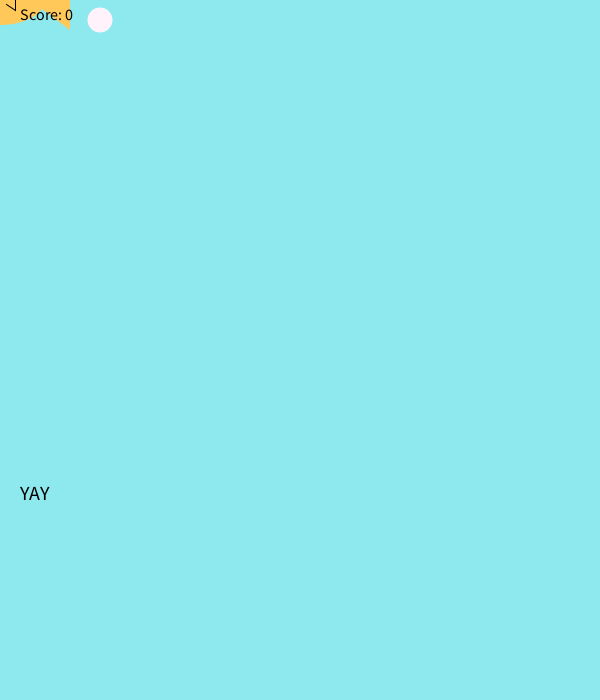
Frame 1 (no input)
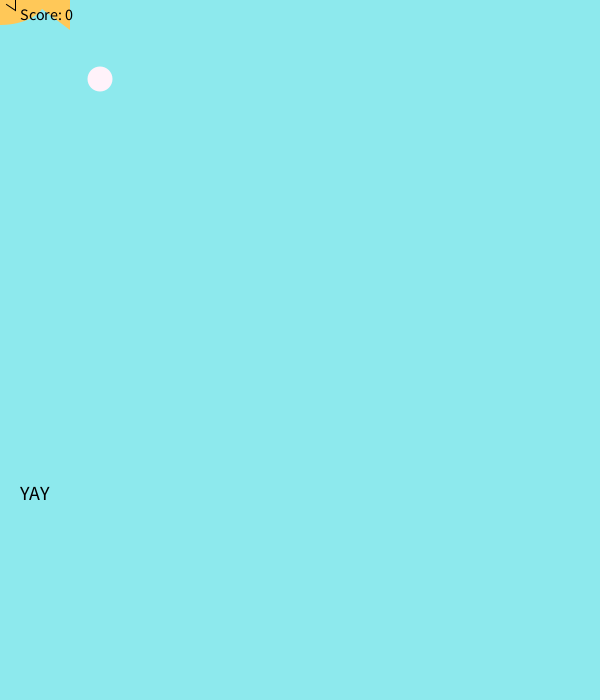
Frame 60 (the mouse pressed at the canvas centre just before this capture)
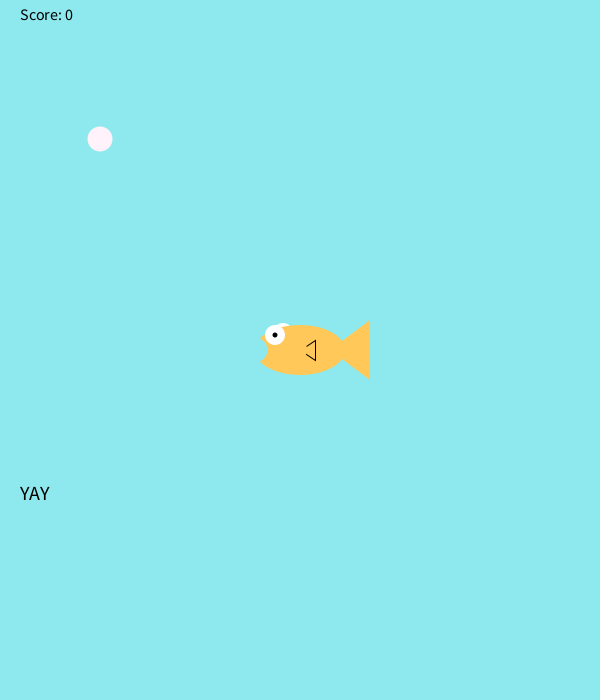
Frame 120 (the mouse held since frame 60 and released just before this capture)

The Processing sketch that drew these frames (run headless with seeded random() and noise(); from frame 60 on, the mouse is pressed at the canvas centre):

// Processing sketch: Fishy_game
// ── Fishy_game.pde
int foodX = 100;
int foodY = 20;
int foodYeet = 1;
int score=0;
  
  void setup(){
    size(600,700);
  }
  void draw(){
    background(141,233,237);
    fill(255 , 242 , 250 );
    noStroke();
    ellipse(foodX, foodY,  25, 25 );
    foodY+=foodYeet;
    if (foodY > 700){
      foodYeet++;
    foodY = 0;
    foodX = (int) random(width-20);}
    drawFish();
    checkCatch(foodX, foodY);
  fill(0, 0, 0);

textSize(16);
text("Score: " + score, 20, 20);
textSize(20); //if it’s not big enough
text( "YAY", 20, 500);


  }
void drawFish(){
     noStroke();
     fill(255,255,255);
     ellipse(mouseX-17,mouseY-17,20,20); //back side eye
     fill(255,200,88);
     ellipse(mouseX,mouseY,90,50); //body
     triangle(mouseX+30,mouseY,mouseX+70,mouseY+30,mouseX+70,mouseY-30); //tail
     stroke(0);
     triangle(mouseX,mouseY,mouseX+15,mouseY+10,mouseX+15,mouseY-10); //side fin
     noStroke();
     fill(255,200,88);
     ellipse(mouseX,mouseY,15,15); //side fin cover
     noStroke();
     fill(255,255,255);
     ellipse(mouseX-25,mouseY-15,20,20); //front eye
     fill(0,0,0);
     ellipse(mouseX-25,mouseY-15,5,5); //pupil
     fill(141,233,237);
     ellipse(mouseX-45,mouseY,25,25); //mouth
}
void checkCatch(int x, int y){
     if(x > mouseX && x < mouseX+70){
          if(y > mouseY-17 && y < mouseY+30){
               score++;
               foodYeet++;
               foodY = 20; //if the food was eaten, make more food fall from the top
               foodX = (int) random(width-20);
          }
     }
     else if (foodY > height && score > 0){
          score--;
     }
}
